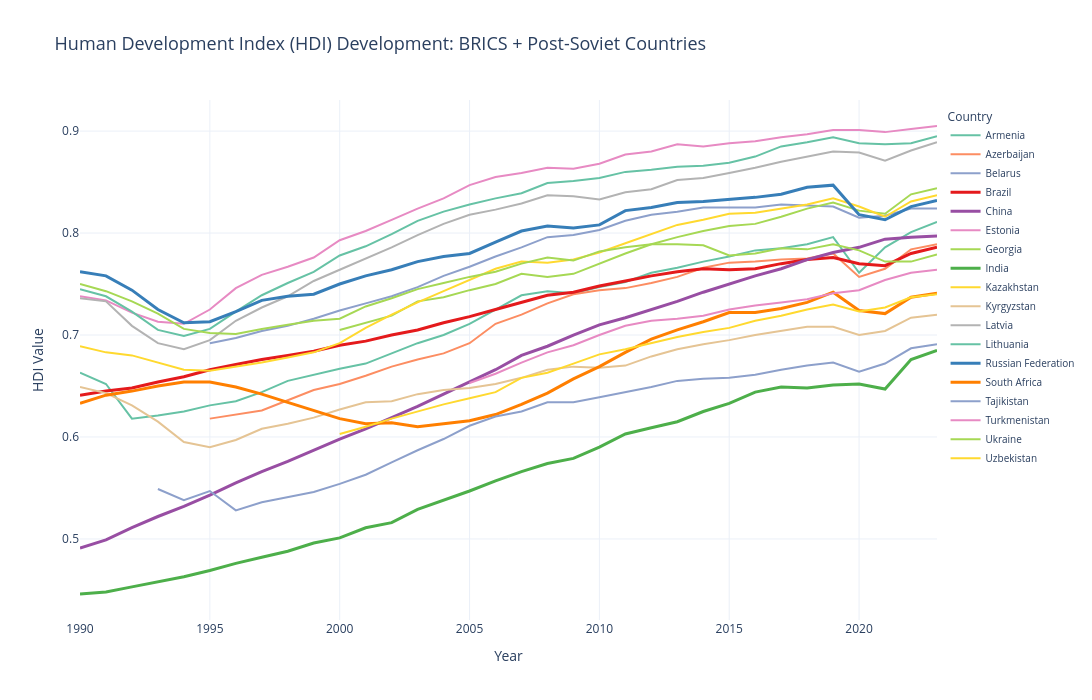

Notebook code for this chart:
### Markdown cell above
## 5. Динамика HDI: страны БРИКС и постсоветское пространство

Сравним траектории человеческого развития для двух групп стран — БРИКС (Бразилия, Россия, Индия, Китай, ЮАР) и государств бывшего СССР — с 1990 по 2023 год.

### Code cell
brics_countries = ['Brazil', 'Russian Federation', 'India', 'China', 'South Africa']
post_soviet_countries = [
    'Armenia', 'Azerbaijan', 'Belarus', 'Estonia', 'Georgia', 
    'Kazakhstan', 'Kyrgyzstan', 'Latvia', 'Lithuania', 'Moldova', 
    'Tajikistan', 'Turkmenistan', 'Ukraine', 'Uzbekistan'
]
target_countries = brics_countries + post_soviet_countries
east_countries = df_hdi[df_hdi['country'].isin(target_countries)]
hdi_data = east_countries[
    (east_countries['indicator'] == 'Human Development Index (value)')
].copy()
print(f"\nFound {len(hdi_data)} HDI records")
print(f"Countries: {hdi_data['country'].unique()}")
print(f"Year range: {hdi_data['year'].min()} - {hdi_data['year'].max()}")
hdi_col = 'value' if 'value' in hdi_data.columns else 'actualValue'
hdi_clean = hdi_data.dropna(subset=[hdi_col, 'year', 'country']).copy()
hdi_plot = hdi_clean.groupby(['country', 'year'])[hdi_col].mean().reset_index()
fig = px.line(
    hdi_plot,
    x='year',
    y=hdi_col,
    color='country',
    title='Human Development Index (HDI) Development: BRICS + Post-Soviet Countries',
    labels={hdi_col: 'HDI Value', 'year': 'Year', 'country': 'Country'},
    markers=False,
    line_shape='linear'
)
fig.update_layout(
    width=1200,
    height=700,
    title_font_size=18,
    xaxis_title='Year',
    yaxis_title='HDI Value',
    legend=dict(
        title='Country',
        yanchor="top",
        y=0.99,
        xanchor="left",
        x=1.01,
        font=dict(size=10)
    ),
    hovermode='closest'
)
brics_colors = px.colors.qualitative.Set1[:5]
post_soviet_colors = px.colors.qualitative.Set2[:14]
for i, trace in enumerate(fig.data):
    country_name = trace.name
    if country_name in brics_countries:
        color_idx = brics_countries.index(country_name) % len(brics_colors)
        fig.data[i].line.color = brics_colors[color_idx]
        fig.data[i].line.width = 3
    elif country_name in post_soviet_countries:
        color_idx = post_soviet_countries.index(country_name) % len(post_soviet_colors)
        fig.data[i].line.color = post_soviet_colors[color_idx]
        fig.data[i].line.width = 2
    fig.data[i].update(
        hovertemplate='<b>%{fullData.name}</b><br>Year: %{x}<br>HDI: %{y:.3f}<extra></extra>',
        hoverlabel=dict(
            bgcolor='white',
            bordercolor=trace.line.color,
            font_size=12,
            font_family="Arial"
        ),
        marker=dict(size=8)
    )
fig.update_layout(
    template='plotly_white',
    hoverdistance=100
)
fig.update_layout(
    hoverlabel=dict(
        bgcolor="white",
        font_size=12,
        font_family="Arial"
    )
)
fig.show()
print("\n=== Summary Statistics ===")
summary = hdi_plot.groupby('country')[hdi_col].agg(['min', 'max', 'mean', 'last']).round(3)
summary.columns = ['Min HDI', 'Max HDI', 'Mean HDI', 'Latest HDI']
summary = summary.sort_values('Latest HDI', ascending=False)
display(summary)

### Figure 1 — Plotly figure (JSON) as saved in the notebook; plotly's stock layout.template omitted (floating-point values rounded to 4 significant figures)
{"data": [{"hoverlabel": {"bgcolor": "white", "bordercolor": "rgb(102,194,165)", "font": {"family": "Arial", "size": 12}}, "hovertemplate": "<b>%{fullData.name}</b><br>Year: %{x}<br>HDI: %{y:.3f}<extra></extra>", "legendgroup": "Armenia", "line": {"color": "rgb(102,194,165)", "dash": "solid", "shape": "linear", "width": 2}, "marker": {"size": 8, "symbol": "circle"}, "mode": "lines", "name": "Armenia", "orientation": "v", "showlegend": true, "type": "scatter", "x": [1990, 1991, 1992, 1993, 1994, 1995, 1996, 1997, 1998, 1999, 2000, 2001, 2002, 2003, 2004, 2005, 2006, 2007, 2008, 2009, 2010, 2011, 2012, 2013, 2014, 2015, 2016, 2017, 2018, 2019, 2020, 2021, 2022, 2023], "xaxis": "x", "y": [0.663, 0.652, 0.618, 0.621, 0.625, 0.631, 0.635, 0.644, 0.655, 0.661, 0.667, 0.672, 0.682, 0.692, 0.7, 0.711, 0.725, 0.739, 0.743, 0.741, 0.747, 0.752, 0.761, 0.766, 0.772, 0.777, 0.783, 0.785, 0.789, 0.796, 0.761, 0.786, 0.801, 0.811], "yaxis": "y"}, {"hoverlabel": {"bgcolor": "white", "bordercolor": "rgb(252,141,98)", "font": {"family": "Arial", "size": 12}}, "hovertemplate": "<b>%{fullData.name}</b><br>Year: %{x}<br>HDI: %{y:.3f}<extra></extra>", "legendgroup": "Azerbaijan", "line": {"color": "rgb(252,141,98)", "dash": "solid", "shape": "linear", "width": 2}, "marker": {"size": 8, "symbol": "circle"}, "mode": "lines", "name": "Azerbaijan", "orientation": "v", "showlegend": true, "type": "scatter", "x": [1995, 1996, 1997, 1998, 1999, 2000, 2001, 2002, 2003, 2004, 2005, 2006, 2007, 2008, 2009, 2010, 2011, 2012, 2013, 2014, 2015, 2016, 2017, 2018, 2019, 2020, 2021, 2022, 2023], "xaxis": "x", "y": [0.618, 0.622, 0.626, 0.636, 0.646, 0.652, 0.66, 0.669, 0.676, 0.682, 0.692, 0.711, 0.72, 0.731, 0.74, 0.744, 0.746, 0.751, 0.757, 0.766, 0.771, 0.772, 0.774, 0.775, 0.78, 0.757, 0.765, 0.784, 0.789], "yaxis": "y"}, {"hoverlabel": {"bgcolor": "white", "bordercolor": "rgb(141,160,203)", "font": {"family": "Arial", "size": 12}}, "hovertemplate": "<b>%{fullData.name}</b><br>Year: %{x}<br>HDI: %{y:.3f}<extra></extra>", "legendgroup": "Belarus", "line": {"color": "rgb(141,160,203)", "dash": "solid", "shape": "linear", "width": 2}, "marker": {"size": 8, "symbol": "circle"}, "mode": "lines", "name": "Belarus", "orientation": "v", "showlegend": true, "type": "scatter", "x": [1995, 1996, 1997, 1998, 1999, 2000, 2001, 2002, 2003, 2004, 2005, 2006, 2007, 2008, 2009, 2010, 2011, 2012, 2013, 2014, 2015, 2016, 2017, 2018, 2019, 2020, 2021, 2022, 2023], "xaxis": "x", "y": [0.692, 0.697, 0.704, 0.709, 0.716, 0.724, 0.731, 0.738, 0.747, 0.758, 0.767, 0.777, 0.786, 0.796, 0.798, 0.803, 0.812, 0.818, 0.821, 0.825, 0.825, 0.825, 0.828, 0.827, 0.826, 0.815, 0.817, 0.824, 0.824], "yaxis": "y"}, {"hoverlabel": {"bgcolor": "white", "bordercolor": "rgb(228,26,28)", "font": {"family": "Arial", "size": 12}}, "hovertemplate": "<b>%{fullData.name}</b><br>Year: %{x}<br>HDI: %{y:.3f}<extra></extra>", "legendgroup": "Brazil", "line": {"color": "rgb(228,26,28)", "dash": "solid", "shape": "linear", "width": 3}, "marker": {"size": 8, "symbol": "circle"}, "mode": "lines", "name": "Brazil", "orientation": "v", "showlegend": true, "type": "scatter", "x": [1990, 1991, 1992, 1993, 1994, 1995, 1996, 1997, 1998, 1999, 2000, 2001, 2002, 2003, 2004, 2005, 2006, 2007, 2008, 2009, 2010, 2011, 2012, 2013, 2014, 2015, 2016, 2017, 2018, 2019, 2020, 2021, 2022, 2023], "xaxis": "x", "y": [0.641, 0.645, 0.648, 0.654, 0.659, 0.666, 0.671, 0.676, 0.68, 0.684, 0.69, 0.694, 0.7, 0.705, 0.712, 0.718, 0.725, 0.732, 0.739, 0.742, 0.748, 0.753, 0.758, 0.762, 0.765, 0.764, 0.765, 0.77, 0.774, 0.776, 0.77, 0.768, 0.78, 0.786], "yaxis": "y"}, {"hoverlabel": {"bgcolor": "white", "bordercolor": "rgb(152,78,163)", "font": {"family": "Arial", "size": 12}}, "hovertemplate": "<b>%{fullData.name}</b><br>Year: %{x}<br>HDI: %{y:.3f}<extra></extra>", "legendgroup": "China", "line": {"color": "rgb(152,78,163)", "dash": "solid", "shape": "linear", "width": 3}, "marker": {"size": 8, "symbol": "circle"}, "mode": "lines", "name": "China", "orientation": "v", "showlegend": true, "type": "scatter", "x": [1990, 1991, 1992, 1993, 1994, 1995, 1996, 1997, 1998, 1999, 2000, 2001, 2002, 2003, 2004, 2005, 2006, 2007, 2008, 2009, 2010, 2011, 2012, 2013, 2014, 2015, 2016, 2017, 2018, 2019, 2020, 2021, 2022, 2023], "xaxis": "x", "y": [0.491, 0.499, 0.511, 0.522, 0.532, 0.543, 0.555, 0.566, 0.576, 0.587, 0.598, 0.608, 0.619, 0.63, 0.642, 0.654, 0.666, 0.68, 0.689, 0.7, 0.71, 0.717, 0.725, 0.733, 0.742, 0.75, 0.758, 0.765, 0.774, 0.781, 0.786, 0.794, 0.796, 0.797], "yaxis": "y"}, {"hoverlabel": {"bgcolor": "white", "bordercolor": "rgb(231,138,195)", "font": {"family": "Arial", "size": 12}}, "hovertemplate": "<b>%{fullData.name}</b><br>Year: %{x}<br>HDI: %{y:.3f}<extra></extra>", "legendgroup": "Estonia", "line": {"color": "rgb(231,138,195)", "dash": "solid", "shape": "linear", "width": 2}, "marker": {"size": 8, "symbol": "circle"}, "mode": "lines", "name": "Estonia", "orientation": "v", "showlegend": true, "type": "scatter", "x": [1990, 1991, 1992, 1993, 1994, 1995, 1996, 1997, 1998, 1999, 2000, 2001, 2002, 2003, 2004, 2005, 2006, 2007, 2008, 2009, 2010, 2011, 2012, 2013, 2014, 2015, 2016, 2017, 2018, 2019, 2020, 2021, 2022, 2023], "xaxis": "x", "y": [0.738, 0.734, 0.722, 0.713, 0.711, 0.725, 0.746, 0.759, 0.767, 0.776, 0.793, 0.802, 0.813, 0.824, 0.834, 0.847, 0.855, 0.859, 0.864, 0.863, 0.868, 0.877, 0.88, 0.887, 0.885, 0.888, 0.89, 0.894, 0.897, 0.901, 0.901, 0.899, 0.902, 0.905], "yaxis": "y"}, {"hoverlabel": {"bgcolor": "white", "bordercolor": "rgb(166,216,84)", "font": {"family": "Arial", "size": 12}}, "hovertemplate": "<b>%{fullData.name}</b><br>Year: %{x}<br>HDI: %{y:.3f}<extra></extra>", "legendgroup": "Georgia", "line": {"color": "rgb(166,216,84)", "dash": "solid", "shape": "linear", "width": 2}, "marker": {"size": 8, "symbol": "circle"}, "mode": "lines", "name": "Georgia", "orientation": "v", "showlegend": true, "type": "scatter", "x": [2000, 2001, 2002, 2003, 2004, 2005, 2006, 2007, 2008, 2009, 2010, 2011, 2012, 2013, 2014, 2015, 2016, 2017, 2018, 2019, 2020, 2021, 2022, 2023], "xaxis": "x", "y": [0.705, 0.712, 0.719, 0.733, 0.737, 0.744, 0.75, 0.76, 0.757, 0.76, 0.77, 0.78, 0.789, 0.796, 0.802, 0.807, 0.809, 0.816, 0.824, 0.83, 0.822, 0.819, 0.838, 0.844], "yaxis": "y"}, {"hoverlabel": {"bgcolor": "white", "bordercolor": "rgb(77,175,74)", "font": {"family": "Arial", "size": 12}}, "hovertemplate": "<b>%{fullData.name}</b><br>Year: %{x}<br>HDI: %{y:.3f}<extra></extra>", "legendgroup": "India", "line": {"color": "rgb(77,175,74)", "dash": "solid", "shape": "linear", "width": 3}, "marker": {"size": 8, "symbol": "circle"}, "mode": "lines", "name": "India", "orientation": "v", "showlegend": true, "type": "scatter", "x": [1990, 1991, 1992, 1993, 1994, 1995, 1996, 1997, 1998, 1999, 2000, 2001, 2002, 2003, 2004, 2005, 2006, 2007, 2008, 2009, 2010, 2011, 2012, 2013, 2014, 2015, 2016, 2017, 2018, 2019, 2020, 2021, 2022, 2023], "xaxis": "x", "y": [0.446, 0.448, 0.453, 0.458, 0.463, 0.469, 0.476, 0.482, 0.488, 0.496, 0.501, 0.511, 0.516, 0.529, 0.538, 0.547, 0.557, 0.566, 0.574, 0.579, 0.59, 0.603, 0.609, 0.615, 0.625, 0.633, 0.644, 0.649, 0.648, 0.651, 0.652, 0.647, 0.676, 0.685], "yaxis": "y"}, {"hoverlabel": {"bgcolor": "white", "bordercolor": "rgb(255,217,47)", "font": {"family": "Arial", "size": 12}}, "hovertemplate": "<b>%{fullData.name}</b><br>Year: %{x}<br>HDI: %{y:.3f}<extra></extra>", "legendgroup": "Kazakhstan", "line": {"color": "rgb(255,217,47)", "dash": "solid", "shape": "linear", "width": 2}, "marker": {"size": 8, "symbol": "circle"}, "mode": "lines", "name": "Kazakhstan", "orientation": "v", "showlegend": true, "type": "scatter", "x": [1990, 1991, 1992, 1993, 1994, 1995, 1996, 1997, 1998, 1999, 2000, 2001, 2002, 2003, 2004, 2005, 2006, 2007, 2008, 2009, 2010, 2011, 2012, 2013, 2014, 2015, 2016, 2017, 2018, 2019, 2020, 2021, 2022, 2023], "xaxis": "x", "y": [0.689, 0.683, 0.68, 0.673, 0.666, 0.665, 0.669, 0.673, 0.678, 0.683, 0.692, 0.707, 0.72, 0.732, 0.743, 0.754, 0.765, 0.772, 0.771, 0.774, 0.781, 0.79, 0.799, 0.808, 0.813, 0.819, 0.82, 0.824, 0.828, 0.834, 0.826, 0.816, 0.831, 0.837], "yaxis": "y"}, {"hoverlabel": {"bgcolor": "white", "bordercolor": "rgb(229,196,148)", "font": {"family": "Arial", "size": 12}}, "hovertemplate": "<b>%{fullData.name}</b><br>Year: %{x}<br>HDI: %{y:.3f}<extra></extra>", "legendgroup": "Kyrgyzstan", "line": {"color": "rgb(229,196,148)", "dash": "solid", "shape": "linear", "width": 2}, "marker": {"size": 8, "symbol": "circle"}, "mode": "lines", "name": "Kyrgyzstan", "orientation": "v", "showlegend": true, "type": "scatter", "x": [1990, 1991, 1992, 1993, 1994, 1995, 1996, 1997, 1998, 1999, 2000, 2001, 2002, 2003, 2004, 2005, 2006, 2007, 2008, 2009, 2010, 2011, 2012, 2013, 2014, 2015, 2016, 2017, 2018, 2019, 2020, 2021, 2022, 2023], "xaxis": "x", "y": [0.649, 0.643, 0.631, 0.615, 0.595, 0.59, 0.597, 0.608, 0.613, 0.619, 0.627, 0.634, 0.635, 0.642, 0.646, 0.648, 0.652, 0.658, 0.666, 0.669, 0.668, 0.67, 0.679, 0.686, 0.691, 0.695, 0.7, 0.704, 0.708, 0.708, 0.7, 0.704, 0.717, 0.72], "yaxis": "y"}, {"hoverlabel": {"bgcolor": "white", "bordercolor": "rgb(179,179,179)", "font": {"family": "Arial", "size": 12}}, "hovertemplate": "<b>%{fullData.name}</b><br>Year: %{x}<br>HDI: %{y:.3f}<extra></extra>", "legendgroup": "Latvia", "line": {"color": "rgb(179,179,179)", "dash": "solid", "shape": "linear", "width": 2}, "marker": {"size": 8, "symbol": "circle"}, "mode": "lines", "name": "Latvia", "orientation": "v", "showlegend": true, "type": "scatter", "x": [1990, 1991, 1992, 1993, 1994, 1995, 1996, 1997, 1998, 1999, 2000, 2001, 2002, 2003, 2004, 2005, 2006, 2007, 2008, 2009, 2010, 2011, 2012, 2013, 2014, 2015, 2016, 2017, 2018, 2019, 2020, 2021, 2022, 2023], "xaxis": "x", "y": [0.736, 0.733, 0.709, 0.692, 0.686, 0.695, 0.714, 0.727, 0.738, 0.753, 0.764, 0.775, 0.786, 0.798, 0.809, 0.818, 0.823, 0.829, 0.837, 0.836, 0.833, 0.84, 0.843, 0.852, 0.854, 0.859, 0.864, 0.87, 0.875, 0.88, 0.879, 0.871, 0.881, 0.889], "yaxis": "y"}, {"hoverlabel": {"bgcolor": "white", "bordercolor": "rgb(102,194,165)", "font": {"family": "Arial", "size": 12}}, "hovertemplate": "<b>%{fullData.name}</b><br>Year: %{x}<br>HDI: %{y:.3f}<extra></extra>", "legendgroup": "Lithuania", "line": {"color": "rgb(102,194,165)", "dash": "solid", "shape": "linear", "width": 2}, "marker": {"size": 8, "symbol": "circle"}, "mode": "lines", "name": "Lithuania", "orientation": "v", "showlegend": true, "type": "scatter", "x": [1990, 1991, 1992, 1993, 1994, 1995, 1996, 1997, 1998, 1999, 2000, 2001, 2002, 2003, 2004, 2005, 2006, 2007, 2008, 2009, 2010, 2011, 2012, 2013, 2014, 2015, 2016, 2017, 2018, 2019, 2020, 2021, 2022, 2023], "xaxis": "x", "y": [0.745, 0.738, 0.723, 0.705, 0.699, 0.706, 0.723, 0.739, 0.751, 0.762, 0.778, 0.787, 0.799, 0.812, 0.821, 0.828, 0.834, 0.839, 0.849, 0.851, 0.854, 0.86, 0.862, 0.865, 0.866, 0.869, 0.875, 0.885, 0.889, 0.894, 0.888, 0.887, 0.888, 0.895], "yaxis": "y"}, {"hoverlabel": {"bgcolor": "white", "bordercolor": "rgb(55,126,184)", "font": {"family": "Arial", "size": 12}}, "hovertemplate": "<b>%{fullData.name}</b><br>Year: %{x}<br>HDI: %{y:.3f}<extra></extra>", "legendgroup": "Russian Federation", "line": {"color": "rgb(55,126,184)", "dash": "solid", "shape": "linear", "width": 3}, "marker": {"size": 8, "symbol": "circle"}, "mode": "lines", "name": "Russian Federation", "orientation": "v", "showlegend": true, "type": "scatter", "x": [1990, 1991, 1992, 1993, 1994, 1995, 1996, 1997, 1998, 1999, 2000, 2001, 2002, 2003, 2004, 2005, 2006, 2007, 2008, 2009, 2010, 2011, 2012, 2013, 2014, 2015, 2016, 2017, 2018, 2019, 2020, 2021, 2022, 2023], "xaxis": "x", "y": [0.762, 0.758, 0.744, 0.725, 0.712, 0.713, 0.723, 0.734, 0.738, 0.74, 0.75, 0.758, 0.764, 0.772, 0.777, 0.78, 0.791, 0.802, 0.807, 0.805, 0.808, 0.822, 0.825, 0.83, 0.831, 0.833, 0.835, 0.838, 0.845, 0.847, 0.818, 0.813, 0.826, 0.832], "yaxis": "y"}, {"hoverlabel": {"bgcolor": "white", "bordercolor": "rgb(255,127,0)", "font": {"family": "Arial", "size": 12}}, "hovertemplate": "<b>%{fullData.name}</b><br>Year: %{x}<br>HDI: %{y:.3f}<extra></extra>", "legendgroup": "South Africa", "line": {"color": "rgb(255,127,0)", "dash": "solid", "shape": "linear", "width": 3}, "marker": {"size": 8, "symbol": "circle"}, "mode": "lines", "name": "South Africa", "orientation": "v", "showlegend": true, "type": "scatter", "x": [1990, 1991, 1992, 1993, 1994, 1995, 1996, 1997, 1998, 1999, 2000, 2001, 2002, 2003, 2004, 2005, 2006, 2007, 2008, 2009, 2010, 2011, 2012, 2013, 2014, 2015, 2016, 2017, 2018, 2019, 2020, 2021, 2022, 2023], "xaxis": "x", "y": [0.633, 0.641, 0.645, 0.65, 0.654, 0.654, 0.649, 0.642, 0.634, 0.626, 0.618, 0.613, 0.614, 0.61, 0.613, 0.616, 0.622, 0.632, 0.643, 0.657, 0.669, 0.683, 0.696, 0.705, 0.713, 0.722, 0.722, 0.726, 0.732, 0.742, 0.724, 0.721, 0.737, 0.741], "yaxis": "y"}, {"hoverlabel": {"bgcolor": "white", "bordercolor": "rgb(141,160,203)", "font": {"family": "Arial", "size": 12}}, "hovertemplate": "<b>%{fullData.name}</b><br>Year: %{x}<br>HDI: %{y:.3f}<extra></extra>", "legendgroup": "Tajikistan", "line": {"color": "rgb(141,160,203)", "dash": "solid", "shape": "linear", "width": 2}, "marker": {"size": 8, "symbol": "circle"}, "mode": "lines", "name": "Tajikistan", "orientation": "v", "showlegend": true, "type": "scatter", "x": [1993, 1994, 1995, 1996, 1997, 1998, 1999, 2000, 2001, 2002, 2003, 2004, 2005, 2006, 2007, 2008, 2009, 2010, 2011, 2012, 2013, 2014, 2015, 2016, 2017, 2018, 2019, 2020, 2021, 2022, 2023], "xaxis": "x", "y": [0.549, 0.538, 0.547, 0.528, 0.536, 0.541, 0.546, 0.554, 0.563, 0.575, 0.587, 0.598, 0.611, 0.62, 0.625, 0.634, 0.634, 0.639, 0.644, 0.649, 0.655, 0.657, 0.658, 0.661, 0.666, 0.67, 0.673, 0.664, 0.672, 0.687, 0.691], "yaxis": "y"}, {"hoverlabel": {"bgcolor": "white", "bordercolor": "rgb(231,138,195)", "font": {"family": "Arial", "size": 12}}, "hovertemplate": "<b>%{fullData.name}</b><br>Year: %{x}<br>HDI: %{y:.3f}<extra></extra>", "legendgroup": "Turkmenistan", "line": {"color": "rgb(231,138,195)", "dash": "solid", "shape": "linear", "width": 2}, "marker": {"size": 8, "symbol": "circle"}, "mode": "lines", "name": "Turkmenistan", "orientation": "v", "showlegend": true, "type": "scatter", "x": [2005, 2006, 2007, 2008, 2009, 2010, 2011, 2012, 2013, 2014, 2015, 2016, 2017, 2018, 2019, 2020, 2021, 2022, 2023], "xaxis": "x", "y": [0.653, 0.662, 0.673, 0.683, 0.69, 0.7, 0.709, 0.714, 0.716, 0.719, 0.725, 0.729, 0.732, 0.735, 0.741, 0.744, 0.754, 0.761, 0.764], "yaxis": "y"}, {"hoverlabel": {"bgcolor": "white", "bordercolor": "rgb(166,216,84)", "font": {"family": "Arial", "size": 12}}, "hovertemplate": "<b>%{fullData.name}</b><br>Year: %{x}<br>HDI: %{y:.3f}<extra></extra>", "legendgroup": "Ukraine", "line": {"color": "rgb(166,216,84)", "dash": "solid", "shape": "linear", "width": 2}, "marker": {"size": 8, "symbol": "circle"}, "mode": "lines", "name": "Ukraine", "orientation": "v", "showlegend": true, "type": "scatter", "x": [1990, 1991, 1992, 1993, 1994, 1995, 1996, 1997, 1998, 1999, 2000, 2001, 2002, 2003, 2004, 2005, 2006, 2007, 2008, 2009, 2010, 2011, 2012, 2013, 2014, 2015, 2016, 2017, 2018, 2019, 2020, 2021, 2022, 2023], "xaxis": "x", "y": [0.75, 0.743, 0.733, 0.721, 0.706, 0.702, 0.701, 0.706, 0.71, 0.714, 0.716, 0.728, 0.736, 0.745, 0.751, 0.757, 0.762, 0.77, 0.776, 0.773, 0.782, 0.786, 0.789, 0.789, 0.788, 0.778, 0.78, 0.785, 0.784, 0.789, 0.783, 0.772, 0.772, 0.779], "yaxis": "y"}, {"hoverlabel": {"bgcolor": "white", "bordercolor": "rgb(255,217,47)", "font": {"family": "Arial", "size": 12}}, "hovertemplate": "<b>%{fullData.name}</b><br>Year: %{x}<br>HDI: %{y:.3f}<extra></extra>", "legendgroup": "Uzbekistan", "line": {"color": "rgb(255,217,47)", "dash": "solid", "shape": "linear", "width": 2}, "marker": {"size": 8, "symbol": "circle"}, "mode": "lines", "name": "Uzbekistan", "orientation": "v", "showlegend": true, "type": "scatter", "x": [2000, 2001, 2002, 2003, 2004, 2005, 2006, 2007, 2008, 2009, 2010, 2011, 2012, 2013, 2014, 2015, 2016, 2017, 2018, 2019, 2020, 2021, 2022, 2023], "xaxis": "x", "y": [0.603, 0.61, 0.618, 0.625, 0.632, 0.638, 0.644, 0.658, 0.663, 0.672, 0.681, 0.686, 0.692, 0.698, 0.703, 0.707, 0.714, 0.719, 0.725, 0.73, 0.723, 0.727, 0.737, 0.74], "yaxis": "y"}], "layout": {"height": 700, "hoverdistance": 100, "hoverlabel": {"bgcolor": "white", "font": {"family": "Arial", "size": 12}}, "hovermode": "closest", "legend": {"font": {"size": 10}, "title": {"text": "Country"}, "tracegroupgap": 0, "x": 1.01, "xanchor": "left", "y": 0.99, "yanchor": "top"}, "title": {"font": {"size": 18}, "text": "Human Development Index (HDI) Development: BRICS + Post-Soviet Countries"}, "width": 1200, "xaxis": {"anchor": "y", "domain": [0, 1], "title": {"text": "Year"}}, "yaxis": {"anchor": "x", "domain": [0, 1], "title": {"text": "HDI Value"}}}}
